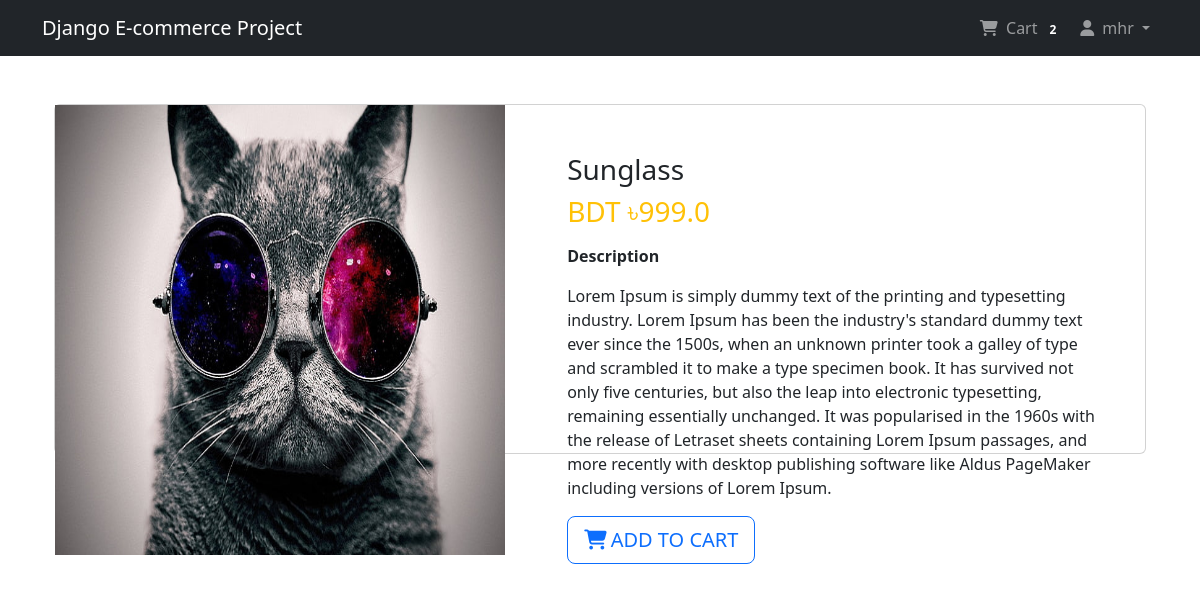
The page /Shop/pro-detials/2/ (signed in) on the database its author committed.
### app_login/models.py (models this page shows, shortened)
class User(AbstractBaseUser, PermissionsMixin):
    email = models.EmailField(unique=True, null=False)
    is_staff = models.BooleanField(
        gettext_lazy('staff status'),
        default=False,
        help_text = gettext_lazy('Designates whether the use can log in this site')
    )
    is_active = models.BooleanField(
        gettext_lazy('active'),
        default = True,
        help_text = gettext_lazy('Designate whether this user should be treated as active, Unselect this instead of deleting accounts'),
    )
    USERNAME_FIELD = 'email'
    objects = MyUserManager()

class Profile(models.Model):
    user = models.OneToOneField(User, on_delete=models.CASCADE, related_name="profile")
    username = models.CharField(max_length=264, blank=True)
    full_name = models.CharField(max_length=264, blank=True, null=True)
    address = models.TextField(max_length=300, blank=True)
    city = models.CharField(max_length=40, blank=True)
    zip_code = models.CharField(max_length=10, blank=True)
    country = models.CharField(max_length=50, blank=True)
    phone = models.CharField(max_length= 20, blank=True)
    date_joined = models.DateTimeField(auto_now_add=True)

### app_order/models.py (models this page shows, shortened)
class Order(models.Model):
    orderitems = models.ManyToManyField(Cart)
    user = models.ForeignKey(settings.AUTH_USER_MODEL, on_delete=models.CASCADE)
    ordered = models.BooleanField(default=False)
    created = models.DateTimeField(auto_now_add=True)
    paymentId = models.CharField(max_length=264, blank=True, null=True)
    orderId = models.CharField(max_length=200, blank=True, null=True)

### app_shop/models.py (models this page shows, shortened)
class Product(models.Model):
    mainimage = models.ImageField(upload_to='Products')
    name = models.CharField(max_length=264)
    category = models.ForeignKey(Category, on_delete=models.CASCADE, related_name="category")
    preview_text = models.TextField(max_length=200, verbose_name="Preview Text")
    details_text = models.TextField(max_length=1000, verbose_name="description")
    price = models.FloatField()
    old_price = models.FloatField(default=0.00)
    created = models.DateTimeField(auto_now_add=True)
    class Meta:
        ordering = ['-created', ]

### app_shop/views.py (the view)
# urls.py: path('pro-detials/<pk>/', views.ProductDetials.as_view(), name="product_detials"),
class ProductDetials(LoginRequiredMixin, DetailView):
    model = Product
    template_name = 'app_shop/product_details.html'

### app_order/templatetags/cart_tag.py (called while the page is built)
@register.filter
def cart_total(user):
    order = Order.objects.filter(user=user, ordered=False)
    if order.exists():
        return order[0].orderitems.count()
    else:
        return 0

### templates/app_shop/product_details.html (shortened to what this page needs)
{% extends 'base.html' %}
{% block content %}
<div class="container my-5">
    <div class="card">
        <div class="row">
            <aside class="col-sm-5 border-right">
                <article class="gallery-wrap">
                    <div class="img-big-wrap">
                        <div>
                            <a href=""><img src="/media/{{object.mainimage}}" style="width: 450px;"></a>
                        </div>
                    </div>
                </article>
            </aside>
            <aside class="col-lg-7">
                <article class="card-body p-5">
                    <h3 class="title mp3">{{object.name}}</h3>
                    <p class="price-detail-wrap">
                        <span class="price h3 text-warning">
                            <span class="currency">BDT &#2547;</span><span class="num">{{object.price}}</span>
                        </span>
                    </p>
                    <dl class="item-property">
                        <dt>Description</dt>
                        <dd><p>{{object.details_text|linebreaks}}</p></dd>
                    </dl>
                    <a href="{% url 'app_order:add' pk=object.pk %}" class="btn btn-lg btn-outline-primary text-uppercase"><i class="fa-solid fa-cart-shopping me-1"></i>Add to cart</a>
                </article>
            </aside>
        </div>
    </div>
</div>
{% endblock %}

### templates/navbar.html (shortened to what this page needs)
{% load cart_tag %}
<nav class="navbar navbar-expand-lg navbar-dark bg-dark">
    <div class="container">
        <a href="{% url 'app_shop:home' %}" class="navbar-brand">Django E-commerce Project</a>
        <div class="collapse navbar-collapse" id="navbarNav">
            <ul class="navbar-nav ms-auto">
                {% if request.user.is_authenticated %}
                <li class="nav-item">
                    <a class="nav-link" href="{% url 'app_order:cart' %}">
                        <i class="fa-solid fa-cart-shopping me-1"></i> Cart
                        <span class="badge badge-light">{{ request.user | cart_total }}</span>
                    </a>
                </li>
                <li class="nav-item dropdown">
                    <a class="nav-link dropdown-toggle" href="#" id="profileDropdown" role="button"
                       data-bs-toggle="dropdown" aria-expanded="false">
                        <i class="fa-solid fa-user me-1"></i> {{request.user.profile.username}}
                    </a>
                </li>
                {% else %}
                    <li class="nav-item">
                        <a class="nav-link btn btn-outline-primary ms-3 px-3 py-1" href="{% url 'app_login:login' %}">
                            <i class="fa-solid fa-right-to-bracket me-1"></i> Login
                        </a>
                    </li>
                {% endif %}
            </ul>
        </div>
    </div>
</nav>

### static/css/main.css (style rules this page uses)
.gallery-wrap .img-big-wrap img { height: 450px; width: auto; display: inline-block; cursor: zoom-in; }

### templates/base.html (style rules this page uses)
.card { height: 350px; }

### rows shown on the page
User: user|cart_total "2", user.profile.username "mhr"
Product: mainimage (picture), name "Sunglass", price "999.0", details_text "Lorem Ipsum is simply dummy text of the printing and typesetting industry. Lorem Ipsum has been the industry's standard dummy text ever since the 1500s, when an unknown printer took a galley of type and scrambled it to make a type specimen book. It has survived not only five centuries, but also the leap into electronic typesetting, remaining essentially unchanged. It was popularised in the 1960s with the release of Letraset sheets containing Lorem Ipsum passages, and more recently with desktop publishing software like Aldus PageMaker including versions of Lorem Ipsum."
